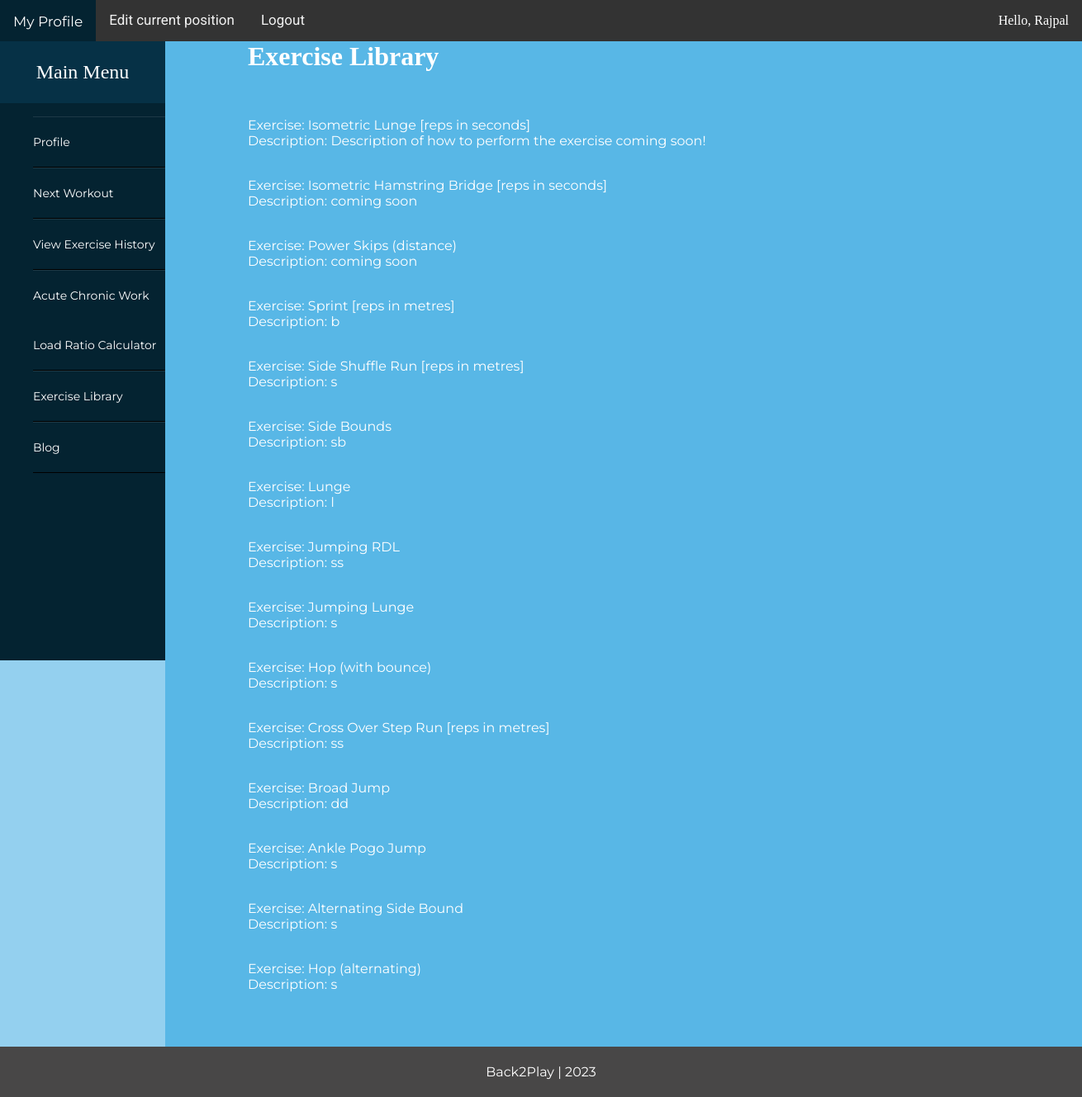
The app's page /library/ (signed in) with its own data.
### account/models.py (models this page shows, shortened)
class Account(AbstractBaseUser): #extends AbstractBaseUser class
    email                   = models.EmailField(verbose_name="email", max_length=60, unique=True) #can only have one user with that email
    username                = models.CharField(max_length=30, unique=True)
    date_joined             = models.DateTimeField(verbose_name='date joined', auto_now_add=True) #automatically adds current datetime
    last_login              = models.DateTimeField(verbose_name='last login', auto_now=True)
    is_admin                = models.BooleanField(default=False)     #all of these fields are required for a custom user model
    is_active               = models.BooleanField(default=True)      #set to true as user is active
    is_staff                = models.BooleanField(default=False)     #other defaults set to false as user is regular user
    is_superuser            = models.BooleanField(default=False)
    USERNAME_FIELD = 'email'    #what we want the user to log in with
    REQUIRED_FIELDS = ['username'] #required field for registration other than username
    objects = MyAccountManager()            #references account manager above

### library/models.py (models this page shows, shortened)
class Library(models.Model):
	exercise_Title = models.CharField(max_length=200)
	exercise_Body = models.TextField()
	exercise_Video = EmbedVideoField()
	class  Meta:
		verbose_name_plural = "Exercises"

### library/views.py (the view)
# urls.py: path('library/', library_view)
def library_view(request):
    if not request.user.is_authenticated:
        return redirect("login")
    vids = Library.objects.all()
    context = {
        "vids":vids
    }
    return render(request, 'library.html', context)

### templates/library.html (shortened to what this page needs)
{% extends 'base.html' %}
{% load static %}
{% load embed_video_tags %}
{% block content %}
{% if request.user.is_authenticated %}
<div class="container">
<div class="row">
<div class="everything">
<h1>Exercise Library</h1>
<br>
{% for vid in vids %}
<p>
  Exercise: {{ vid.exercise_Title }}
  <br>
  Description: {{ vid.exercise_Body }}
  <br>
  <br>
</p>
{% endfor %}
{% endif %}
  <br>
</div>
  <br>
</div>
  <br>
</div>
  <br>
{% endblock content %}

### templates/base.html (shortened to what this page needs)
<!DOCTYPE html>
<html lang="en">
<head>
</head>
<body>
  <div class='container'>
    <div class="sidebar">
      <header>Main Menu</header>
        <ul>
            <li> <a href="{% url 'account' %}" > Profile </a> </li>
            <li> <a href="{% url 'workout' %}"> Next Workout</a> </li>
            <li> <a href="{% url 'workouthistory' %}"> View Exercise History</a> </li>
            <li> <a href="{% url 'acwrcalc' %}"> Acute Chronic Work Load Ratio Calculator</a> </li>
            <li> <a href="{% url 'library' %}"> Exercise Library </a> </li>
            <li> <a href="{% url 'bloghome' %}"> Blog </a> </li>
        </ul>
    </div>
    <div class="topbar">
      {% if request.user.is_authenticated %}
        <a class="active" href="{% url 'home' %}">My Profile</a>
        <a href="{% url 'changeposition' %}">Edit current position</a>
        <a href="{% url 'logout' %}">Logout</a>
        <div class="username">Hello, {{request.user.username}}</div>
      {% else %}
        <a class="active" href="{% url 'home' %}">Home</a>
        <a href="{% url 'login' %}">Login</a>
        <a href="{% url 'register' %}">Register</a>
      {% endif %}
    </div>
    <div class="scrollable-content">
      {% block content %}
      {% endblock content %}
    </div>
</body>
<footer>
  <div class="footer">
    <p>Back2Play | 2023</p>
  </div>
</footer>
</html>

### templates/base.html (style rules this page uses)
body { margin:0; box-sizing: border-box; background-color:#0a95db6f; padding: 0; }
.container { --topbar-height:50px; --sidebar-width:200px; color:white; }
.sidebar { position:fixed; top: var(--topbar-height); width: var(--sidebar-width); height: calc(100vh - var(--topbar-height)); background-color: #042331; overflow-y: auto; }
.sidebar header { font-size: 24px; color: white; text-align: center; line-height: 75px; background: #063146; user-select: none; }
.sidebar ul a { list-style-type: none; list-style: none; text-decoration: none; display: block; height: 100%; width: 100%; line-height: 60px; font-size: 14px; color: white; padding-left: 0px; padding-right: 2px; box-sizing: border-box; border-top: 1px solid rgba(255, 255, 255, .1); border-bottom: 1px solid black; transition: .4s; font-family: 'Montserrat', sans-serif; }
.sidebar ul { list-style-type: none; list-style: none; text-decoration: none; }
.topbar { position:fixed; top:0; width:100%; height: var(--topbar-height); background-color: #333; }
.scrollable-content { margin-top: var(--topbar-height); margin-left: var(--sidebar-width); background-color:#0a95db6f; }
.topbar { overflow: hidden; }
.topbar a { float: left; color: #f2f2f2; text-align: center; padding: 14px 16px; text-decoration: none; font-size: 17px; font-family: 'Roboto', sans-serif; }
.topbar a.active { background-color: #042331; color: white; display: inline-block; padding: 16px; }
.username { position: absolute; right: 16px; top: 0; line-height: var(--topbar-height); color: white; }
.footer { position: fixed; bottom: 0; width: 100%; text-align: center; background-color: #484747; padding: 5px 0; color: white; }

### templates/library.html (style rules this page uses)
.everything { margin-bottom: 20px; margin-left: 100px; width: 100%; padding:0px; }
.h1, p { font-family: 'Montserrat', sans-serif; }

### records on screen
Account: user.username "Rajpal"
Library: exercise_Title "Isometric Lunge [reps in seconds]", exercise_Body "Description of how to perform the exercise coming soon!"
Library: exercise_Title "Isometric Hamstring Bridge [reps in seconds]", exercise_Body "coming soon"
Library: exercise_Title "Power Skips (distance)", exercise_Body "coming soon"
Library: exercise_Title "Sprint [reps in metres]", exercise_Body "b"
Library: exercise_Title "Side Shuffle Run [reps in metres]", exercise_Body "s"
Library: exercise_Title "Side Bounds", exercise_Body "sb"
Library: exercise_Title "Lunge", exercise_Body "l"
Library: exercise_Title "Jumping RDL", exercise_Body "ss"
Library: exercise_Title "Jumping Lunge", exercise_Body "s"
Library: exercise_Title "Hop (with bounce)", exercise_Body "s"
Library: exercise_Title "Cross Over Step Run [reps in metres]", exercise_Body "ss"
Library: exercise_Title "Broad Jump", exercise_Body "dd"
Library: exercise_Title "Ankle Pogo Jump", exercise_Body "s"
Library: exercise_Title "Alternating Side Bound", exercise_Body "s"
Library: exercise_Title "Hop (alternating)", exercise_Body "s"
